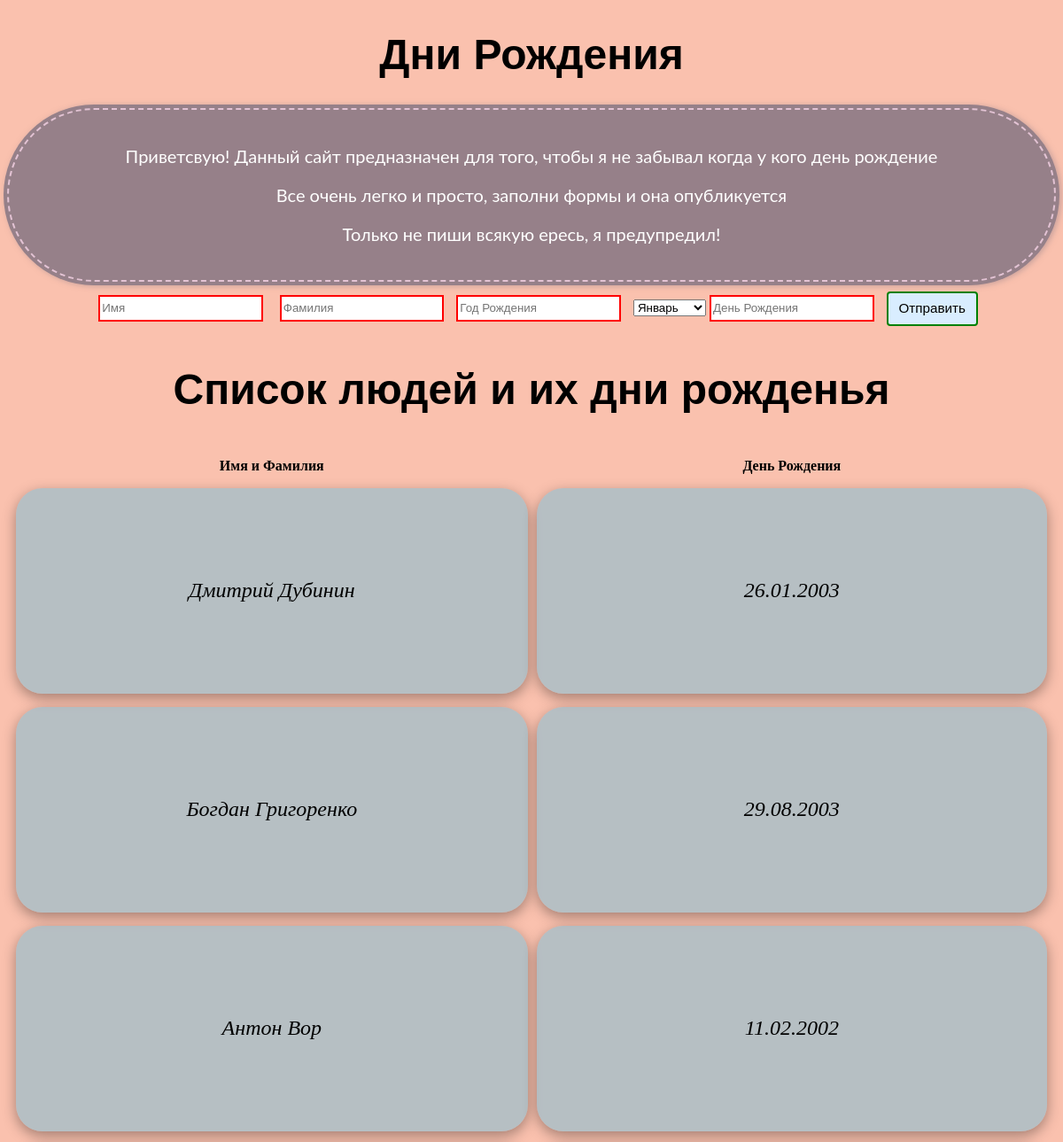
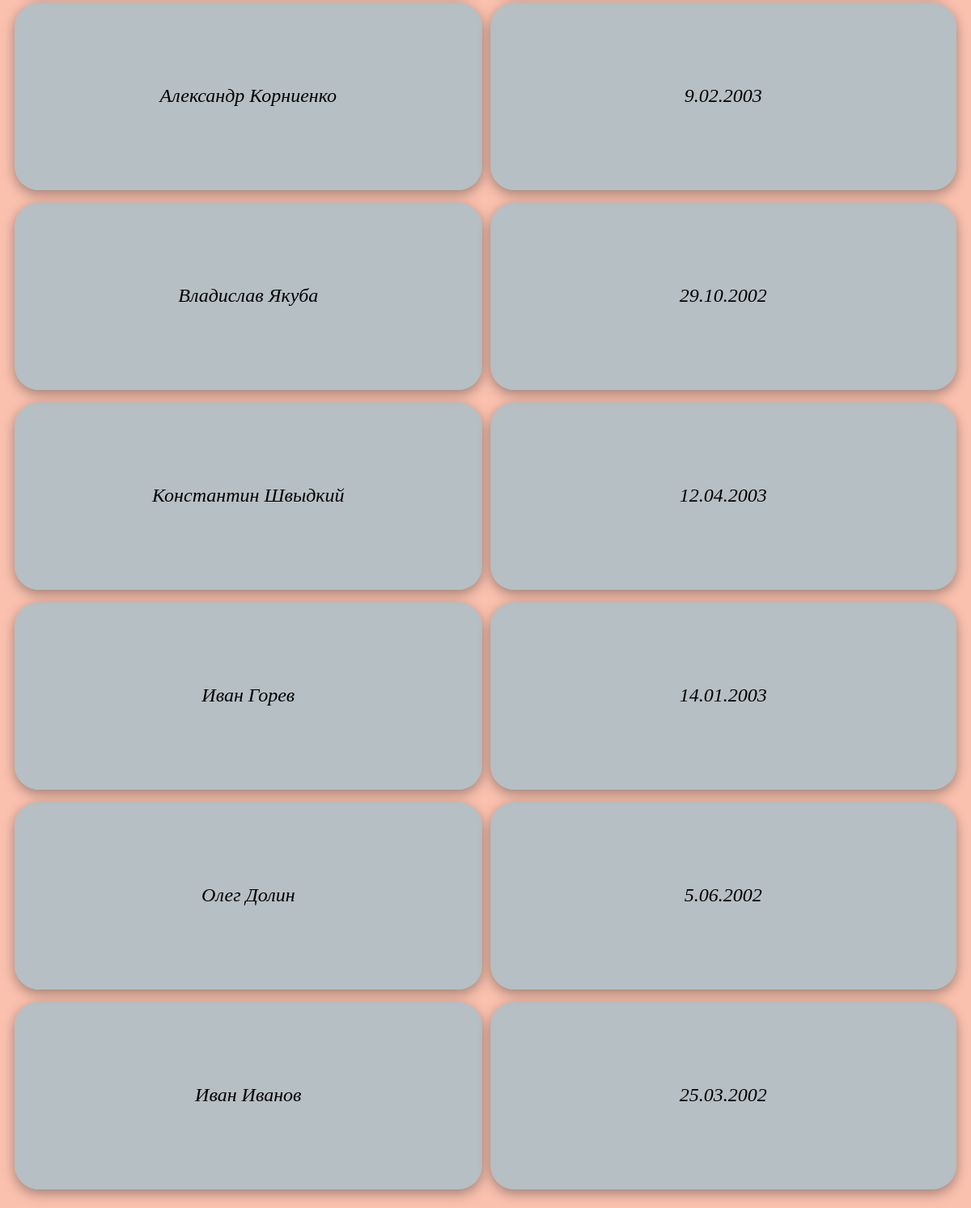
The page / on the database its author committed (2 pictures, top to bottom).
### tables this page shows
CREATE TABLE 'registrants' (id INTEGER,'fullname' TEXT NOT NULL,'date' text NOT NULL  , PRIMARY KEY(id));

### application.py (the view)
@app.route("/", methods=["GET", "POST"])
def index():
    if request.method == "POST":
        name = request.form.get("name")
        surname = request.form.get("surname")
        year = request.form.get("year")
        month = request.form.get("month")
        day = request.form.get("day")
        point = "."
        date = str(day)+str(point)+str(month_to_dat(month))+str(point)+str(year)
        fullname = str(name)+str(" ")+str(surname)
        db.execute("INSERT INTO registrants (fullname,date) VALUES (?, ?)",fullname,date)
        return redirect("/")
    else:
        birthdays = db.execute("SELECT * FROM registrants")
        return render_template("index.html",birthdays = birthdays,months=MONTHS)

### templates/index.html (shortened to what this page needs)
<!DOCTYPE html>
<html lang="en">
    <head>
        <link href="/static/styles.css" rel="stylesheet">
    </head>
    <body>
       <h1>Дни Рождения</h1>
    <div class = "description">
        <p>Приветсвую! Данный сайт предназначен для того, чтобы я не забывал когда у кого день рождение</p>
        <p>Все очень легко и просто, заполни формы и она опубликуется</p>
        <p>Только не пиши всякую ересь, я предупредил!</p>
    </div>
<form name = "myForm" action = "/" method = "post" onsubmit="return check();">
        <div class = "buttons">
    <input id = "name" autocomplete = "off" autofocus name = "name" placeholder = "Имя" type = "text" autocomplete = "off" pattern="^[а-яА-ЯеЁa-zA-Z]+$" required>
    <input id = "surname" autocomplete = "off"  name = "surname" placeholder = "Фамилия" type = "text" autocomplete = "off" pattern="^[а-яА-ЯеЁa-zA-Z]+$" required>
    <input id = "year" autocomplete = "off"  name = "year" placeholder = "Год Рождения" type = "text" autocomplete = "off" onkeypress="if ( isNaN( String.fromCharCode(event.keyCode) )) return false;" pattern="^[0-9]+$" required>
    <select id  = "month" name = "month">
        {%for month in months%}
        <option id = "{{month}}" value = "{{month}}">{{month}}</option>
        {%endfor%}
    </select>
    <input id = "day" autocomplete = "off"  name = "day" placeholder = "День Рождения" type = "text" autocomplete = "off" onkeypress="if ( isNaN( String.fromCharCode(event.keyCode) )) return false;" pattern="^[0-9]+$" required>
    <input type = "submit" value = "Отправить">
    </div>
</form>
            <h1>Список людей и их дни рожденья</h1>
            <div class = "table_birth">
            <table>
            <thead>
                <tr>
                    <th>Имя и Фамилия</th>
                    <th>День Рождения</th>
                </tr>
            </thead>
            <tbody>
                {% for registrant in birthdays %}
                    <tr>
                        <td>{{ registrant.fullname }}</td>
                        <td>{{ registrant.date }}</td>
                    </tr>
                {% endfor %}
            </tbody>
            </div>
    </body>
</html>

### static/styles.css (style rules this page uses)
td { -webkit-box-shadow: 0px 5px 15px 0px rgba(0,0,0,0.35); border-radius: 30px; background-color: #b2ebf2; background: rgba(117, 190, 218, 0.5); height: 230px; width: 600px; text-align: center; font: condensed oblique 18pt "segoe script", cursive; }
tbody { margin-bottom: 50px; }
table { text-align: center; margin: 0 auto; border-spacing: 10px 15px; }
h1 { font-family: 'Montserrat', sans-serif; font-size: 48px; text-align: center; }
.description { padding: 20px 80px; background: #968089; font-size: 20px; border: 2px dashed #e3c3d4; border-radius: 300px; box-shadow: 0 0 0 4px #968089, 2px 1px 6px 4px rgba(150, 128, 137, 0.5); color: #fff; font-family: 'Lato', sans-serif; text-align: center; }
body { background-color:#FAC1AE; }
button, input[type="submit"] { background-color: #d9edff; border: 1px solid transparent; border-radius: 0.25rem; font-size: 0.95rem; font-weight: 400; line-height: 1.5; padding: 0.375rem 0.75rem; text-align: center; transition: color 0.15s ease-in-out, background-color 0.15s ease-in-out, border-color 0.15s ease-in-out, box-shadow 0.15s ease-in-out; vertical-align: middle; }
input[type="text"] { line-height: 1.8; width: 15%; margin-right: 10px; }
#name { margin: 15px; }
input:invalid { border: 2px solid red; }
input:valid { border: 2px solid green; }
.table_birth { margin: 0 auto; }
.buttons { text-align: center; }
option { color:black; background:#FAC1AE ; line-height: 1.8; width: 15%; margin-right: 10px; transition: color 2s ease-in-out, background-color 0.15s ease-in-out; }

### rows shown on the page
registrants: fullname "Дмитрий Дубинин", date "26.01.2003"
registrants: fullname "Богдан Григоренко", date "29.08.2003"
registrants: fullname "Антон Вор", date "11.02.2002"
registrants: fullname "Александр Корниенко", date "9.02.2003"
registrants: fullname "Владислав Якуба", date "29.10.2002"
registrants: fullname "Константин Швыдкий", date "12.04.2003"
registrants: fullname "Иван Горев", date "14.01.2003"
registrants: fullname "Олег Долин", date "5.06.2002"
registrants: fullname "Иван Иванов", date "25.03.2002"

### other values the page prints
form field month "Январь"
